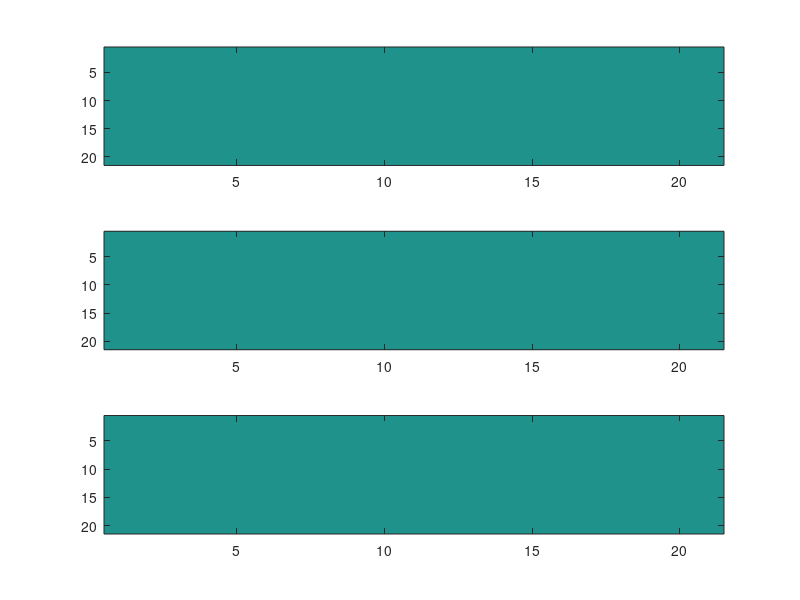

The MATLAB script that drew this image: (Note: this script raises an error after producing the figure.)
%% Input parameters for this test case

%Nt_vec = [2 8 20 40 100 200 400 800 1200 1600 2000 4000];
Nt_vec = [2 4 10 40 80 120];

Nx          = 21;
Ny          = 21;
Nz          = 2;

t_end = 1;
t_start = 0;

dGdEx_all = zeros(Nx, Ny, Nz, length(Nt_vec),2);

elementary_charge   = 1.60217662e-19;
electron_mass       = 9.1093856e-31;

xv_matrix = zeros(length(Nt_vec),6*Nt_vec(end));

dGdEx_diff = zeros(Nx,Ny,1,length(Nt_vec));

dGdEx_diff_fin = zeros(1,length(Nt_vec));
figure(200)
clf
figure(300)
clf

for i = 1:length(Nt_vec)


    Nt = Nt_vec(i);

    xv0 = [1.2; 1.2; 1.2; 0; 0; 0]*(elementary_charge/electron_mass);

    x_p  = 1.75*(elementary_charge/electron_mass);
    y_p  = 1.7*(elementary_charge/electron_mass);
    z_p  = 1.75*(elementary_charge/electron_mass);
    vx_p = 1*(elementary_charge/electron_mass);
    vy_p = 0*(elementary_charge/electron_mass);
    vz_p = 0*(elementary_charge/electron_mass);

    obj_weights = [1, 1, 1, 0, 0, 0];

    n_charges = 1;
    n_masses = 1;

    %% 
    % Creating test environment with given Input

    ts = linspace(t_start, t_end, Nt);

    x_grid = linspace(1, 2, Nx)*(elementary_charge/electron_mass);
    y_grid = linspace(1, 2, Ny)*(elementary_charge/electron_mass);
    z_grid = linspace(1, 2, Nz)*(elementary_charge/electron_mass);

    %V           = repmat(peaks(Nx), [1 1 2]); assert(Nx == Ny);

    %V(:,:,2) = V(:,:,1);

    E_x         = repmat(meshgrid(x_grid*0+1)', [1 1 2]);%-centeredDiff(V, 1);
    E_y         = repmat(meshgrid(y_grid*0+1),[1 1 2]);%-centeredDiff(V, 2);
    E_z         = repmat(meshgrid(0*x_grid), [1 1 2]);%-centeredDiff(V, 3);
    figure(1)
    subplot(3,1,1)
    imagesc(E_x(:,:,1))
    subplot(3,1,2)
    imagesc(E_y(:,:,1))
    subplot(3,1,3)
    imagesc(E_z(:,:,1))

    %%
    % Setting natural constants
    % in case that they are needed

    %elementary_charge   = 1.60217662e-19;
    %electron_mass       = 9.1093856e-31;
    %%


%     accelFunc = accelerationFunction( x_grid, y_grid, z_grid, ...
%         n_charges, n_masses);
    
    %[ix_x, ix_y, ix_z, iv_x, iv_y, iv_z, ia_x, ia_y, ia_z] = get_Index3D(Nt);
    
    

    nParticle = 1;

    hit_objective = @(xv) hitObjective3D_wrap(...
                xv, x_p, y_p, z_p, vx_p, vy_p, vz_p, obj_weights);

    [dGdEx0, dGdEy0, dGdEz0, G0, xv, DG, xv_dual, Nt] = ...
        VV_get_dual_E_final_auto_conv_4(n_charges, n_masses, E_x, E_y, E_z,...
    x_grid, y_grid, z_grid, xv0, nParticle, hit_objective, ts);



    %disp(G0)
    [ix_x, ix_y, ix_z, ~] =...
        get_Index3D(Nt);
    
    ts = linspace(t_start, t_end, Nt);
    x_end(i) = xv(max(ix_x));
   
     
   figure(10+i)
    subplot(3,15,1:2)
    plot(ts, xv(ix_x))
    title('x')

    subplot(3,15,16:17)
    plot(ts, xv(ix_y))
    title('y')
    
    
    subplot(3,15,31:32)
    plot(ts, xv(ix_z))
    title('z')
    
    xv_matrix(i,1:length(xv)) = xv;
    
    %%figure(10+i)
    subplot(3,15,[6:8 21:23 36:38] +1)
    imagesc(x_grid, y_grid, dGdEx0(:,:,1)');
    axis xy image
    colorbar
    title('dual')
    
    %figure(4)
    subplot(3,15,[9:11 24:26 39:40]+1)
    imagesc(x_grid, y_grid, dGdEx0(:,:,2)');
    axis xy image
    colorbar
    title('dual 2')
    
    dGdEx_all(:,:,:,i,2) = dGdEx0;
    
    
    figure(200)
    hold all 
    subplot(3,1,1)
    hold all
    plot(ts,xv(ix_x))
    subplot(3,1,2)
    hold all
    plot(ts,xv(ix_y))
    subplot(3,1,3)
    hold all
    plot(ts,xv(ix_z))
    
    accelFunc = accelerationFunction( x_grid, y_grid, z_grid, ...
    n_charges, n_masses);    
    [xv, accel] = velocityVerlet3D(ts, xv0, accelFunc(E_x, E_y, E_z));
    

    figure(300)
    hold all 
    subplot(3,1,1)
    hold all
    plot(ts,xv(ix_x))
    subplot(3,1,2)
    hold all
    plot(ts,xv(ix_y))
    subplot(3,1,3)
    hold all
    plot(ts,xv(ix_z))
    
    [G, dGdxv] = hitObjective3Dtarget(xv, obj_weights, x_p, y_p, z_p, ...
        vx_p, vy_p, vz_p);
    
    [systemMatrix, initMatrix, accelMatrix] = velocityVerletMatrices3D(ts);
    
    ax1 = accel(:,1);
    ay1 = accel(:,2);
    az1 = accel(:,3);
    
    delta = 1e-9;
    dGdEx_meas = 0*E_x(:,:,1);
%     
%     
%     for xx = 1:21
%         for yy = 1:21
%             fprintf('%i, %i\n', xx, yy);
% 
%             Ex2 = E_x;
%             Ex2(xx,yy,1) = Ex2(xx,yy,1) + delta;
%             [xv2, accel2] = velocityVerlet3D(ts, xv0, ...
%                 accelFunc(Ex2, E_y, E_z));
%             G2 = hitObjective3D(xv2, obj_weights);
%             G2b = hit_objective(xv2);
% 
%             disp(G2)
%             disp(G2b)
%             dGdEx_meas(xx,yy) = (G2b-G)/delta;
% 
% 
% 
% 
%         end
%     end
%     
        
    figure(10+i)
    subplot(3,15,[3:5 18:20 33:35] +1)
    imagesc(x_grid, y_grid, dGdEx_meas');
    axis xy image
    colorbar
    title('Meas')
    
    dGdEx_all(:,:,1,i,1) = dGdEx_meas;

    
    
    
    
    figure(20)
    subplot(length(Nt_vec),1,i)
    imagesc(x_grid, y_grid, (dGdEx0(:,:,1)' - dGdEx_meas')./dGdEx0(:,:,1)');
    colorbar
    
    
    figure(80)
    subplot(length(Nt_vec),1,i)
    imagesc(x_grid, y_grid, dGdEx0(:,:,1)');
    colorbar    
    
    
    dGdEx_diff(:,:,:,i) = (dGdEx0(:,:,1)' - dGdEx_meas')./dGdEx0(:,:,1)';
    indicies = dGdEx_diff(:,:,:,i);
    indicies(isnan(indicies)) = 0;
    dGdEx_diff_fin(i) = sum(sum(indicies));
    
    
    
   
    
end


% figure(3)
% plot(Nt_vec, dGdEx_diff_fin)



x_plot = zeros(1, length(Nt_vec)); 

for i = 1:length(Nt_vec)
    
    x_plot(i) = abs(x_end(end) - x_end(i)); 
    
end 

figure(6)
loglog(Nt_vec, x_plot)
xlabel('Nt_vec')
ylabel('x_{end_final} -  x_{end_i}')
title('x_end Convergance')


fin = zeros(1,length(Nt_vec));
for i = 1:length(Nt_vec)
    
    final_diff = (dGdEx_all(:,:,1,i,2)' - dGdEx_all(:,:,1,end,2)')./dGdEx_all(:,:,1,end,2)';
    final_diff(isnan(final_diff)) = 0;
    
    fin(i) = sum(sum(sqrt(final_diff.^2)));
    
end 
figure(4)
plot(Nt_vec,fin)
figure(5)
loglog(Nt_vec,fin)
xlabel('Nt_vec')
ylabel('Sum of Dual_{end} -  Sum of Dual_{end_i}')
title('Sum of Dual elements Convergance')
figure(3)
plot(Nt_vec, dGdEx_diff_fin)